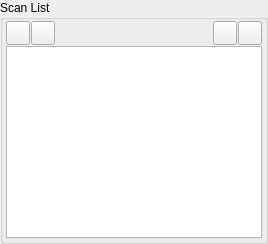
     <widget class="QGroupBox" name="groupBox">
      <property name="sizePolicy">
       <sizepolicy hsizetype="Expanding" vsizetype="Preferred">
        <horstretch>0</horstretch>
        <verstretch>0</verstretch>
       </sizepolicy>
      </property>
      <property name="title">
       <string>Scan List</string>
      </property>
      <layout class="QGridLayout" name="gridLayout">
       <property name="leftMargin">
        <number>3</number>
       </property>
       <property name="topMargin">
        <number>1</number>
       </property>
       <property name="rightMargin">
        <number>3</number>
       </property>
       <property name="bottomMargin">
        <number>3</number>
       </property>
       <property name="horizontalSpacing">
        <number>3</number>
       </property>
       <property name="verticalSpacing">
        <number>1</number>
       </property>
       <item row="0" column="0">
        <layout class="QHBoxLayout" name="horizontalLayout_2">
         <property name="spacing">
          <number>1</number>
         </property>
         <item>
          <widget class="QToolButton" name="pbAddScan">
           <property name="minimumSize">
            <size>
             <width>24</width>
             <height>24</height>
            </size>
           </property>
           <property name="maximumSize">
            <size>
             <width>24</width>
             <height>24</height>
            </size>
           </property>
           <property name="toolTip">
            <string>Add scan</string>
           </property>
           <property name="text">
            <string/>
           </property>
           <property name="icon">
            <iconset resource="../../../db/src/gui/db.qrc">
             <normaloff>:/images/icons/add.png</normaloff>:/images/icons/add.png</iconset>
           </property>
           <property name="iconSize">
            <size>
             <width>16</width>
             <height>16</height>
            </size>
           </property>
          </widget>
         </item>
         <item>
          <widget class="QToolButton" name="pbDeleteScan">
           <property name="minimumSize">
            <size>
             <width>24</width>
             <height>24</height>
            </size>
           </property>
           <property name="maximumSize">
            <size>
             <width>24</width>
             <height>24</height>
            </size>
           </property>
           <property name="toolTip">
            <string>Delete scan</string>
           </property>
           <property name="text">
            <string/>
           </property>
           <property name="icon">
            <iconset>
             <normalon>:/images/icons/delete.png</normalon>
            </iconset>
           </property>
           <property name="iconSize">
            <size>
             <width>16</width>
             <height>16</height>
            </size>
           </property>
          </widget>
         </item>
         <item>
          <spacer name="horizontalSpacer_2">
           <property name="orientation">
            <enum>Qt::Horizontal</enum>
           </property>
           <property name="sizeHint" stdset="0">
            <size>
             <width>40</width>
             <height>20</height>
            </size>
           </property>
          </spacer>
         </item>
         <item>
          <widget class="QToolButton" name="pbSaveScan">
           <property name="minimumSize">
            <size>
             <width>24</width>
             <height>24</height>
            </size>
           </property>
           <property name="maximumSize">
            <size>
             <width>24</width>
             <height>24</height>
            </size>
           </property>
           <property name="toolTip">
            <string>Save scan</string>
           </property>
           <property name="text">
            <string/>
           </property>
           <property name="icon">
            <iconset resource="../../../db/src/gui/db.qrc">
             <normaloff>:/images/icons/database_save.png</normaloff>:/images/icons/database_save.png</iconset>
           </property>
          </widget>
         </item>
         <item>
          <widget class="QToolButton" name="pbRevertScan">
           <property name="minimumSize">
            <size>
             <width>24</width>
             <height>24</height>
            </size>
           </property>
           <property name="maximumSize">
            <size>
             <width>24</width>
             <height>24</height>
            </size>
           </property>
           <property name="toolTip">
            <string>Undo current changes</string>
           </property>
           <property name="text">
            <string/>
           </property>
           <property name="icon">
            <iconset resource="../../../db/src/gui/db.qrc">
             <normaloff>:/images/icons/arrow_undo.png</normaloff>:/images/icons/arrow_undo.png</iconset>
           </property>
          </widget>
         </item>
        </layout>
       </item>
       <item row="1" column="0">
        <widget class="QTableView" name="tvScan">
         <property name="sizePolicy">
          <sizepolicy hsizetype="Expanding" vsizetype="Expanding">
           <horstretch>0</horstretch>
           <verstretch>1</verstretch>
          </sizepolicy>
         </property>
         <property name="minimumSize">
          <size>
           <width>0</width>
           <height>0</height>
          </size>
         </property>
         <property name="maximumSize">
          <size>
           <width>16777215</width>
           <height>16777215</height>
          </size>
         </property>
        </widget>
       </item>
      </layout>
     </widget>
